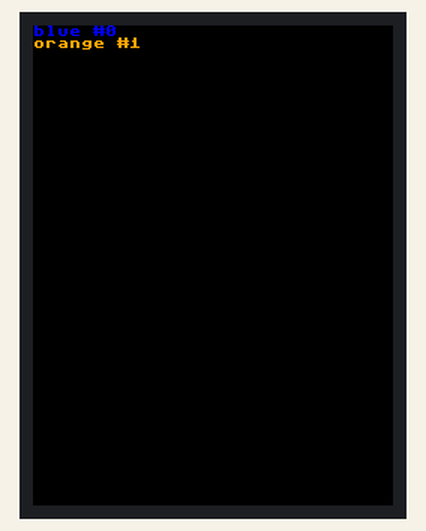
Bench run of a program on a simulated ESP32 board running MicroPython. On the bench: 240×320 colour display. Wiring (from the project's diagram.json): switch on GPIO 0, yellow LED on GPIO 2, green LED on GPIO 4, blue LED on GPIO 12, orange LED on GPIO 13, blue LED on GPIO 14, green button on GPIO 17, blue LED on GPIO 25, blue LED on GPIO 26, blue LED on GPIO 27, blue LED on GPIO 33, blue button on GPIO 34, blue button on GPIO 35. Library files of the repository ran but are not shown: ili9341.py; what the program prints to the serial console is not drawn.

Above: at 1.12 s.
At 1.55 s:
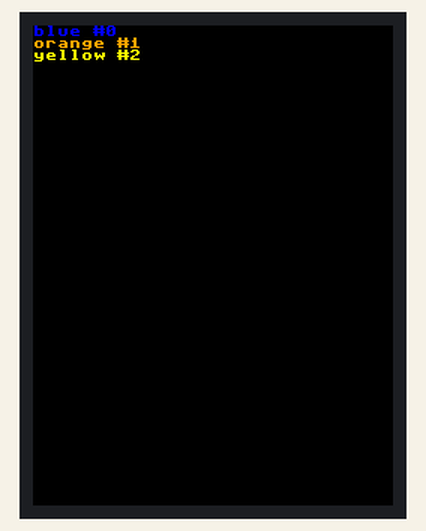
At 1.97 s:
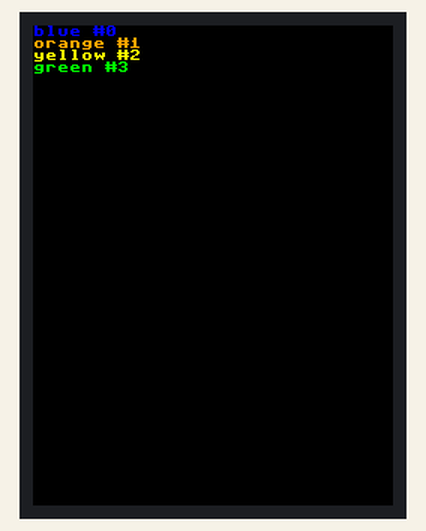
At 2.39 s:
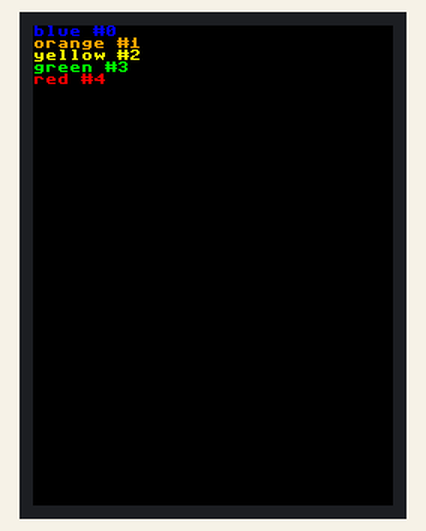
At 2.82 s:
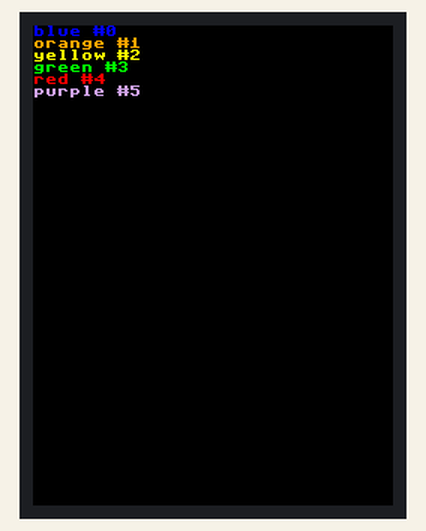
At 39.65 s:
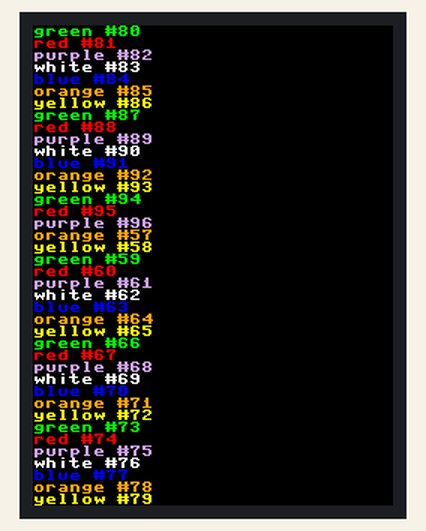

The program:

13_tft_text_diagnostic.py
```python
"""Diagnostic 13/13 — TFT text-rendering diagnostic (the console mechanism).

Exercises ili9341.py's text() -- the same primitive main.py's TFT log
console (console_log()) is built on -- across every color the console
uses, plus the row-wrapping behavior once the screen fills. See
diagnostics/README.md for how to run this on wokwi.com.

Run this only after diagnostic 12 (TFT basic fills) has passed: text() renders
into an off-screen framebuf and blits the result, so it depends on
fill_rect()/blit() already working correctly.

Expected: one line per console color (blue, orange, yellow, green, red,
purple, white) prints top to bottom, each labeled with its own name and
color; once enough lines have been printed to fill the screen, new lines
resume from the top, overwriting the oldest ones -- the same wrap
behavior console_log() uses instead of true scrolling.
"""

from machine import Pin, SPI
from time import sleep_ms
from ili9341 import ILI9341, CHAR_HEIGHT

TFT_SCK_PIN = 18
TFT_MOSI_PIN = 23
TFT_CS_PIN = 5
TFT_DC_PIN = 21
TFT_RST_PIN = 19

LINE_STEP_MS = 400
BACKGROUND = 0x0000

spi = SPI(2, baudrate=20_000_000, sck=Pin(TFT_SCK_PIN), mosi=Pin(TFT_MOSI_PIN))
tft = ILI9341(
    spi,
    cs=Pin(TFT_CS_PIN, Pin.OUT, value=1),
    dc=Pin(TFT_DC_PIN, Pin.OUT, value=0),
    rst=Pin(TFT_RST_PIN, Pin.OUT, value=1),
)
tft.fill(BACKGROUND)

# Same seven colors main.py's console_log() uses, so this test exercises
# exactly the color set the real console depends on.
COLORS = (
    ("blue", 0x001F),
    ("orange", 0xFD20),
    ("yellow", 0xFFE0),
    ("green", 0x07E0),
    ("red", 0xF800),
    ("purple", 0xCD1C),
    ("white", 0xFFFF),
)

max_rows = tft.height // CHAR_HEIGHT
row = 0

print("TFT text diagnostic started -- {} rows fit on screen".format(max_rows))

count = 0
while True:
    name, color565 = COLORS[count % len(COLORS)]
    message = "{} #{}".format(name, count)
    y = row * CHAR_HEIGHT

    tft.fill_rect(0, y, tft.width, CHAR_HEIGHT, BACKGROUND)
    tft.text(message, 0, y, color565, BACKGROUND)
    print("Row {}: {}".format(row, message))

    row = (row + 1) % max_rows
    count += 1
    sleep_ms(LINE_STEP_MS)
```

Measured:
- what the display in image 0 shows lasts 0.4 s, from 0.9 s to 1.3 s
